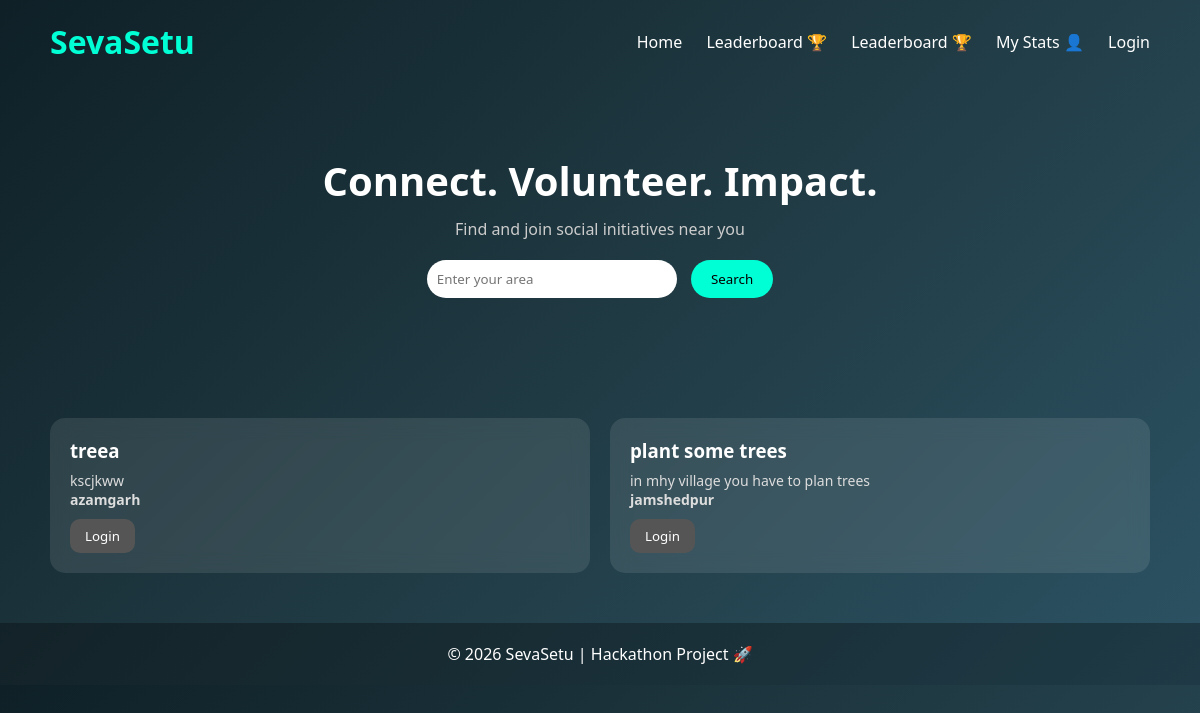
The page / on the database its author committed.
### core/models.py (models this page shows, shortened)
class Event(models.Model):
    title = models.CharField(max_length=100)
    description = models.TextField()
    location = models.CharField(max_length=100)
    normalized_location = models.CharField(max_length=100)
    created_by = models.ForeignKey(User, on_delete=models.CASCADE)

### core/views.py (the view)
# urls.py: path('', views.home, name='home'),
def home(request):
    query = request.GET.get('location')
    if query:
        events = Event.objects.filter(
            normalized_location__icontains=query.lower().strip()
        )
    else:
        events = Event.objects.all()
    return render(request, 'index.html', {'events': events})

### templates/index.html (shortened to what this page needs)
<!DOCTYPE html>
<html lang="en">
<head>
</head>
<body>
<header>
    <h1>SevaSetu</h1>
    <nav>
        <a href="/home/">Home</a>
        <a href="/leaderboard/">Leaderboard 🏆</a>
        <a href="/leaderboard/">Leaderboard 🏆</a>
        <a href="/my-dashboard/">My Stats 👤</a>
        {% if user.is_authenticated %}
            {% if user.role == 'creator' %}
                <a href="/dashboard/">Dashboard</a>
            {% endif %}
            <a href="/logout/">Logout</a>
        {% else %}
            <a href="/login/">Login</a>
        {% endif %}
    </nav>
</header>
<section class="hero">
    <h2>Connect. Volunteer. Impact.</h2>
    <p>Find and join social initiatives near you</p>
    <input type="text" id="locationInput" placeholder="Enter your area">
    <button onclick="searchLocation()">Search</button>
</section>
<section class="events">
    {% for event in events %}
    <div class="card">
        <h3>{{ event.title }}</h3>
        <p>{{ event.description }}</p>
        <p><strong>{{ event.location }}</strong></p>
        <div class="actions">
        {% if user.is_authenticated %}
            {% if event.id %}
            <a href="{% url 'join_event' event.id %}">
                <button class="join-btn">Join</button>
            </a>
            <a href="{% url 'sponsor_event' event.id %}">
                <button class="sponsor-btn">Sponsor</button>
            </a>
            {% endif %}
        {% else %}
            <a href="/login/">
                <button class="login-btn">Login</button>
            </a>
        {% endif %}
        </div>
    </div>
    {% empty %}
    <p>No events found 😢</p>
    {% endfor %}
</section>
<footer>
    <p>© 2026 SevaSetu | Hackathon Project 🚀</p>
</footer>
</body>
</html>

### templates/index.html (style rules this page uses)
* { margin:0;padding:0;box-sizing:border-box;font-family:'Segoe UI', sans-serif; }
body { background: linear-gradient(135deg,#0f2027,#203a43,#2c5364); color:white; }
header { display:flex; justify-content:space-between; align-items:center; padding:20px 50px; }
header h1 { color:#00ffd5; }
nav a { margin-left:20px; text-decoration:none; color:white; transition:0.3s; }
.hero { text-align:center; padding:70px 20px; animation: fadeIn 1s ease; }
.hero h2 { font-size:2.5rem;margin-bottom:10px; }
.hero p { margin-bottom:20px;color:#ccc; }
.hero input { padding:10px; border-radius:20px; border:none; width:250px; outline:none; }
.hero button { padding:10px 20px; border:none; border-radius:20px; background:#00ffd5; cursor:pointer; margin-left:10px; transition:0.3s; }
.events { padding:50px; display:grid; grid-template-columns: repeat(auto-fit, minmax(260px,1fr)); gap:20px; }
.card { background: rgba(255,255,255,0.1); padding:20px; border-radius:15px; backdrop-filter: blur(10px); transition:0.3s; }
.card h3 { margin-bottom:8px; }
.card p { color:#ddd;font-size:14px; }
.actions { margin-top:10px; display:flex; gap:10px; }
.login-btn { background:#555; border:none; padding:8px 15px; border-radius:10px; color:white; }
footer { text-align:center; padding:20px; background:rgba(0,0,0,0.3); }

### rows shown on the page
Event: title "treea", description "kscjkww", location "azamgarh"
Event: title "plant some trees", description "in mhy village you have to plan trees", location "jamshedpur"
